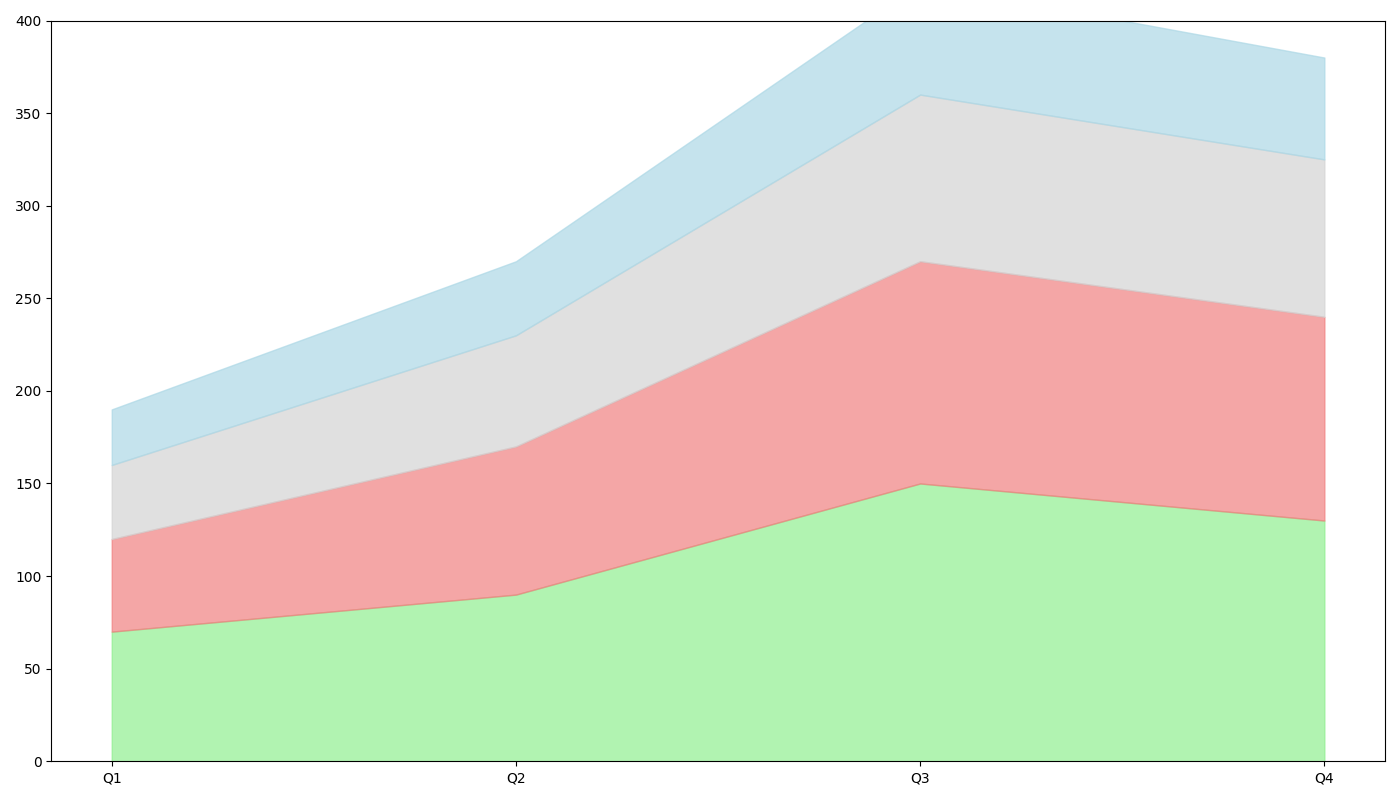

The script that drew this image:
import matplotlib.pyplot as plt
import numpy as np

quarters = ['Q1', 'Q2', 'Q3', 'Q4']
lake_spring = [70, 90, 150, 130]
lake_silver = [50, 80, 120, 110]
lake_blue = [40, 60, 90, 85]
lake_green = [30, 40, 60, 55]

lake_silver_cumulative = np.array(lake_spring) + np.array(lake_silver)
lake_blue_cumulative = lake_silver_cumulative + np.array(lake_blue)
total_water_levels = lake_blue_cumulative + np.array(lake_green)

fig, ax = plt.subplots(figsize=(14, 8))

ax.fill_between(quarters, lake_spring, color='lightgreen', alpha=0.7)
ax.fill_between(quarters, lake_silver_cumulative, lake_spring, color='lightcoral', alpha=0.7)
ax.fill_between(quarters, lake_blue_cumulative, lake_silver_cumulative, color='lightgrey', alpha=0.7)
ax.fill_between(quarters, total_water_levels, lake_blue_cumulative, color='lightblue', alpha=0.7)

ax.set_ylim(0, 400)
ax.set_yticks(range(0, 401, 50))
ax.set_xticks(np.arange(len(quarters)))
ax.set_xticklabels(quarters)

plt.tight_layout()
plt.show()
